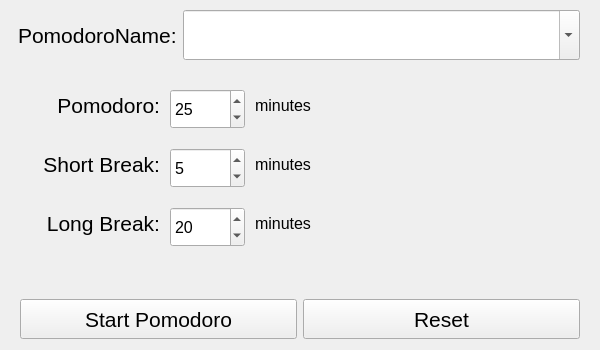
<?xml version="1.0" encoding="UTF-8"?>
<ui version="4.0">
 <class>TimerWindow</class>
 <widget class="QWidget" name="TimerWindow">
  <property name="geometry">
   <rect>
    <x>0</x>
    <y>0</y>
    <width>600</width>
    <height>350</height>
   </rect>
  </property>
  <property name="minimumSize">
   <size>
    <width>500</width>
    <height>350</height>
   </size>
  </property>
  <property name="windowTitle">
   <string>Form</string>
  </property>
  <layout class="QVBoxLayout" name="verticalLayout">
   <property name="spacing">
    <number>0</number>
   </property>
   <property name="leftMargin">
    <number>9</number>
   </property>
   <property name="topMargin">
    <number>0</number>
   </property>
   <property name="rightMargin">
    <number>9</number>
   </property>
   <property name="bottomMargin">
    <number>0</number>
   </property>
   <item>
    <widget class="QWidget" name="horizontalWidget" native="true">
     <property name="sizePolicy">
      <sizepolicy hsizetype="Preferred" vsizetype="Fixed">
       <horstretch>0</horstretch>
       <verstretch>0</verstretch>
      </sizepolicy>
     </property>
     <property name="minimumSize">
      <size>
       <width>0</width>
       <height>60</height>
      </size>
     </property>
     <property name="maximumSize">
      <size>
       <width>16777215</width>
       <height>50</height>
      </size>
     </property>
     <layout class="QHBoxLayout" name="horizontalLayout_2">
      <property name="leftMargin">
       <number>9</number>
      </property>
      <property name="topMargin">
       <number>5</number>
      </property>
      <item>
       <widget class="QLabel" name="pomodoroNameLabel">
        <property name="sizePolicy">
         <sizepolicy hsizetype="Fixed" vsizetype="Fixed">
          <horstretch>0</horstretch>
          <verstretch>0</verstretch>
         </sizepolicy>
        </property>
        <property name="minimumSize">
         <size>
          <width>0</width>
          <height>50</height>
         </size>
        </property>
        <property name="font">
         <font>
          <pointsize>16</pointsize>
         </font>
        </property>
        <property name="text">
         <string>PomodoroName:</string>
        </property>
       </widget>
      </item>
      <item>
       <widget class="QComboBox" name="pomodoroNameComboBox">
        <property name="sizePolicy">
         <sizepolicy hsizetype="Preferred" vsizetype="Preferred">
          <horstretch>0</horstretch>
          <verstretch>0</verstretch>
         </sizepolicy>
        </property>
        <property name="minimumSize">
         <size>
          <width>0</width>
          <height>50</height>
         </size>
        </property>
        <property name="maximumSize">
         <size>
          <width>16777215</width>
          <height>50</height>
         </size>
        </property>
        <property name="font">
         <font>
          <pointsize>16</pointsize>
         </font>
        </property>
        <property name="editable">
         <bool>true</bool>
        </property>
        <property name="sizeAdjustPolicy">
         <enum>QComboBox::AdjustToContents</enum>
        </property>
       </widget>
      </item>
     </layout>
    </widget>
   </item>
   <item>
    <widget class="QWidget" name="horizontalWidget" native="true">
     <layout class="QHBoxLayout" name="horizontalLayout_5">
      <item>
       <widget class="QWidget" name="verticalWidget" native="true">
        <property name="sizePolicy">
         <sizepolicy hsizetype="Preferred" vsizetype="Minimum">
          <horstretch>0</horstretch>
          <verstretch>0</verstretch>
         </sizepolicy>
        </property>
        <layout class="QVBoxLayout" name="verticalLayout_2">
         <property name="spacing">
          <number>0</number>
         </property>
         <property name="leftMargin">
          <number>0</number>
         </property>
         <property name="topMargin">
          <number>0</number>
         </property>
         <property name="rightMargin">
          <number>0</number>
         </property>
         <property name="bottomMargin">
          <number>0</number>
         </property>
         <item>
          <widget class="QWidget" name="horizontalWidget2" native="true">
           <property name="sizePolicy">
            <sizepolicy hsizetype="Preferred" vsizetype="Fixed">
             <horstretch>0</horstretch>
             <verstretch>0</verstretch>
            </sizepolicy>
           </property>
           <property name="maximumSize">
            <size>
             <width>16777215</width>
             <height>50</height>
            </size>
           </property>
           <layout class="QHBoxLayout" name="horizontalLayout">
            <property name="spacing">
             <number>10</number>
            </property>
            <property name="leftMargin">
             <number>0</number>
            </property>
            <property name="topMargin">
             <number>9</number>
            </property>
            <property name="rightMargin">
             <number>0</number>
            </property>
            <property name="bottomMargin">
             <number>9</number>
            </property>
            <item>
             <widget class="QLabel" name="pomodoroLabel">
              <property name="minimumSize">
               <size>
                <width>140</width>
                <height>0</height>
               </size>
              </property>
              <property name="maximumSize">
               <size>
                <width>140</width>
                <height>16777215</height>
               </size>
              </property>
              <property name="font">
               <font>
                <pointsize>16</pointsize>
               </font>
              </property>
              <property name="text">
               <string>Pomodoro:</string>
              </property>
              <property name="alignment">
               <set>Qt::AlignRight|Qt::AlignTrailing|Qt::AlignVCenter</set>
              </property>
              <property name="indent">
               <number>0</number>
              </property>
             </widget>
            </item>
            <item>
             <widget class="QSpinBox" name="pomodoroTime">
              <property name="sizePolicy">
               <sizepolicy hsizetype="Fixed" vsizetype="Fixed">
                <horstretch>0</horstretch>
                <verstretch>0</verstretch>
               </sizepolicy>
              </property>
              <property name="minimumSize">
               <size>
                <width>75</width>
                <height>40</height>
               </size>
              </property>
              <property name="maximumSize">
               <size>
                <width>75</width>
                <height>50</height>
               </size>
              </property>
              <property name="font">
               <font>
                <pointsize>12</pointsize>
               </font>
              </property>
              <property name="minimum">
               <number>10</number>
              </property>
              <property name="maximum">
               <number>120</number>
              </property>
              <property name="value">
               <number>25</number>
              </property>
             </widget>
            </item>
            <item>
             <widget class="QLabel" name="labelMinutes">
              <property name="minimumSize">
               <size>
                <width>80</width>
                <height>0</height>
               </size>
              </property>
              <property name="maximumSize">
               <size>
                <width>80</width>
                <height>16777215</height>
               </size>
              </property>
              <property name="font">
               <font>
                <pointsize>12</pointsize>
               </font>
              </property>
              <property name="text">
               <string>minutes</string>
              </property>
             </widget>
            </item>
           </layout>
          </widget>
         </item>
         <item>
          <widget class="QWidget" name="horizontalWidget3" native="true">
           <property name="sizePolicy">
            <sizepolicy hsizetype="Preferred" vsizetype="Fixed">
             <horstretch>0</horstretch>
             <verstretch>0</verstretch>
            </sizepolicy>
           </property>
           <property name="maximumSize">
            <size>
             <width>16777215</width>
             <height>50</height>
            </size>
           </property>
           <layout class="QHBoxLayout" name="horizontalLayout_4">
            <property name="spacing">
             <number>10</number>
            </property>
            <property name="leftMargin">
             <number>0</number>
            </property>
            <property name="topMargin">
             <number>9</number>
            </property>
            <property name="rightMargin">
             <number>0</number>
            </property>
            <property name="bottomMargin">
             <number>9</number>
            </property>
            <item>
             <widget class="QLabel" name="shortBreakLabel">
              <property name="minimumSize">
               <size>
                <width>140</width>
                <height>0</height>
               </size>
              </property>
              <property name="maximumSize">
               <size>
                <width>140</width>
                <height>16777215</height>
               </size>
              </property>
              <property name="font">
               <font>
                <pointsize>16</pointsize>
               </font>
              </property>
              <property name="text">
               <string>Short Break:</string>
              </property>
              <property name="alignment">
               <set>Qt::AlignRight|Qt::AlignTrailing|Qt::AlignVCenter</set>
              </property>
              <property name="indent">
               <number>0</number>
              </property>
             </widget>
            </item>
            <item>
             <widget class="QSpinBox" name="shortBreakTime">
              <property name="sizePolicy">
               <sizepolicy hsizetype="Fixed" vsizetype="Fixed">
                <horstretch>0</horstretch>
                <verstretch>0</verstretch>
               </sizepolicy>
              </property>
              <property name="minimumSize">
               <size>
                <width>75</width>
                <height>40</height>
               </size>
              </property>
              <property name="maximumSize">
               <size>
                <width>75</width>
                <height>50</height>
               </size>
              </property>
              <property name="font">
               <font>
                <pointsize>12</pointsize>
               </font>
              </property>
              <property name="minimum">
               <number>1</number>
              </property>
              <property name="maximum">
               <number>20</number>
              </property>
              <property name="value">
               <number>5</number>
              </property>
             </widget>
            </item>
            <item>
             <widget class="QLabel" name="labelMinutes2">
              <property name="minimumSize">
               <size>
                <width>80</width>
                <height>0</height>
               </size>
              </property>
              <property name="maximumSize">
               <size>
                <width>80</width>
                <height>16777215</height>
               </size>
              </property>
              <property name="font">
               <font>
                <pointsize>12</pointsize>
               </font>
              </property>
              <property name="text">
               <string>minutes</string>
              </property>
             </widget>
            </item>
           </layout>
          </widget>
         </item>
         <item>
          <widget class="QWidget" name="horizontalWidget4" native="true">
           <property name="sizePolicy">
            <sizepolicy hsizetype="Preferred" vsizetype="Fixed">
             <horstretch>0</horstretch>
             <verstretch>0</verstretch>
            </sizepolicy>
           </property>
           <property name="maximumSize">
            <size>
             <width>16777215</width>
             <height>50</height>
            </size>
           </property>
           <layout class="QHBoxLayout" name="horizontalLayout_3">
            <property name="spacing">
             <number>10</number>
            </property>
            <property name="leftMargin">
             <number>0</number>
            </property>
            <property name="topMargin">
             <number>9</number>
            </property>
            <property name="rightMargin">
             <number>0</number>
            </property>
            <property name="bottomMargin">
             <number>9</number>
            </property>
            <item>
             <widget class="QLabel" name="longBreakLabel">
              <property name="minimumSize">
               <size>
                <width>140</width>
                <height>0</height>
               </size>
              </property>
              <property name="maximumSize">
               <size>
                <width>140</width>
                <height>16777215</height>
               </size>
              </property>
              <property name="font">
               <font>
                <pointsize>16</pointsize>
               </font>
              </property>
              <property name="text">
               <string>Long Break:</string>
              </property>
              <property name="alignment">
               <set>Qt::AlignRight|Qt::AlignTrailing|Qt::AlignVCenter</set>
              </property>
              <property name="indent">
               <number>0</number>
              </property>
             </widget>
            </item>
            <item>
             <widget class="QSpinBox" name="longBreakTime">
              <property name="sizePolicy">
               <sizepolicy hsizetype="Fixed" vsizetype="Fixed">
                <horstretch>0</horstretch>
                <verstretch>0</verstretch>
               </sizepolicy>
              </property>
              <property name="minimumSize">
               <size>
                <width>75</width>
                <height>40</height>
               </size>
              </property>
              <property name="maximumSize">
               <size>
                <width>75</width>
                <height>50</height>
               </size>
              </property>
              <property name="font">
               <font>
                <pointsize>12</pointsize>
               </font>
              </property>
              <property name="minimum">
               <number>5</number>
              </property>
              <property name="maximum">
               <number>60</number>
              </property>
              <property name="value">
               <number>20</number>
              </property>
             </widget>
            </item>
            <item>
             <widget class="QLabel" name="labelMinutes3">
              <property name="minimumSize">
               <size>
                <width>80</width>
                <height>0</height>
               </size>
              </property>
              <property name="maximumSize">
               <size>
                <width>80</width>
                <height>16777215</height>
               </size>
              </property>
              <property name="font">
               <font>
                <pointsize>12</pointsize>
               </font>
              </property>
              <property name="text">
               <string>minutes</string>
              </property>
             </widget>
            </item>
           </layout>
          </widget>
         </item>
        </layout>
       </widget>
      </item>
      <item>
       <spacer name="horizontalSpacer">
        <property name="orientation">
         <enum>Qt::Horizontal</enum>
        </property>
        <property name="sizeType">
         <enum>QSizePolicy::Fixed</enum>
        </property>
        <property name="sizeHint" stdset="0">
         <size>
          <width>20</width>
          <height>20</height>
         </size>
        </property>
       </spacer>
      </item>
      <item>
       <widget class="TimeLabel" name="timeLabel">
        <property name="sizePolicy">
         <sizepolicy hsizetype="Expanding" vsizetype="Preferred">
          <horstretch>0</horstretch>
          <verstretch>0</verstretch>
         </sizepolicy>
        </property>
        <property name="text">
         <string/>
        </property>
        <property name="alignment">
         <set>Qt::AlignCenter</set>
        </property>
       </widget>
      </item>
     </layout>
    </widget>
   </item>
   <item>
    <spacer name="verticalSpacer_2">
     <property name="orientation">
      <enum>Qt::Vertical</enum>
     </property>
     <property name="sizeType">
      <enum>QSizePolicy::Fixed</enum>
     </property>
     <property name="sizeHint" stdset="0">
      <size>
       <width>20</width>
       <height>20</height>
      </size>
     </property>
    </spacer>
   </item>
   <item>
    <widget class="QWidget" name="buttonsWidget" native="true">
     <property name="sizePolicy">
      <sizepolicy hsizetype="Preferred" vsizetype="Fixed">
       <horstretch>0</horstretch>
       <verstretch>0</verstretch>
      </sizepolicy>
     </property>
     <property name="minimumSize">
      <size>
       <width>0</width>
       <height>50</height>
      </size>
     </property>
     <layout class="QHBoxLayout" name="buttonsLayout">
      <item>
       <widget class="QPushButton" name="pomodoroButton">
        <property name="minimumSize">
         <size>
          <width>0</width>
          <height>40</height>
         </size>
        </property>
        <property name="font">
         <font>
          <pointsize>16</pointsize>
         </font>
        </property>
        <property name="text">
         <string>Start Pomodoro</string>
        </property>
       </widget>
      </item>
      <item>
       <widget class="QPushButton" name="resetButton">
        <property name="minimumSize">
         <size>
          <width>0</width>
          <height>40</height>
         </size>
        </property>
        <property name="font">
         <font>
          <pointsize>16</pointsize>
         </font>
        </property>
        <property name="text">
         <string>Reset</string>
        </property>
       </widget>
      </item>
     </layout>
    </widget>
   </item>
  </layout>
 </widget>
 <layoutdefault spacing="6" margin="11"/>
 <customwidgets>
  <customwidget>
   <class>TimeLabel</class>
   <extends>QLabel</extends>
   <header>include/TimeLabel.h</header>
  </customwidget>
 </customwidgets>
 <resources/>
 <connections/>
</ui>
